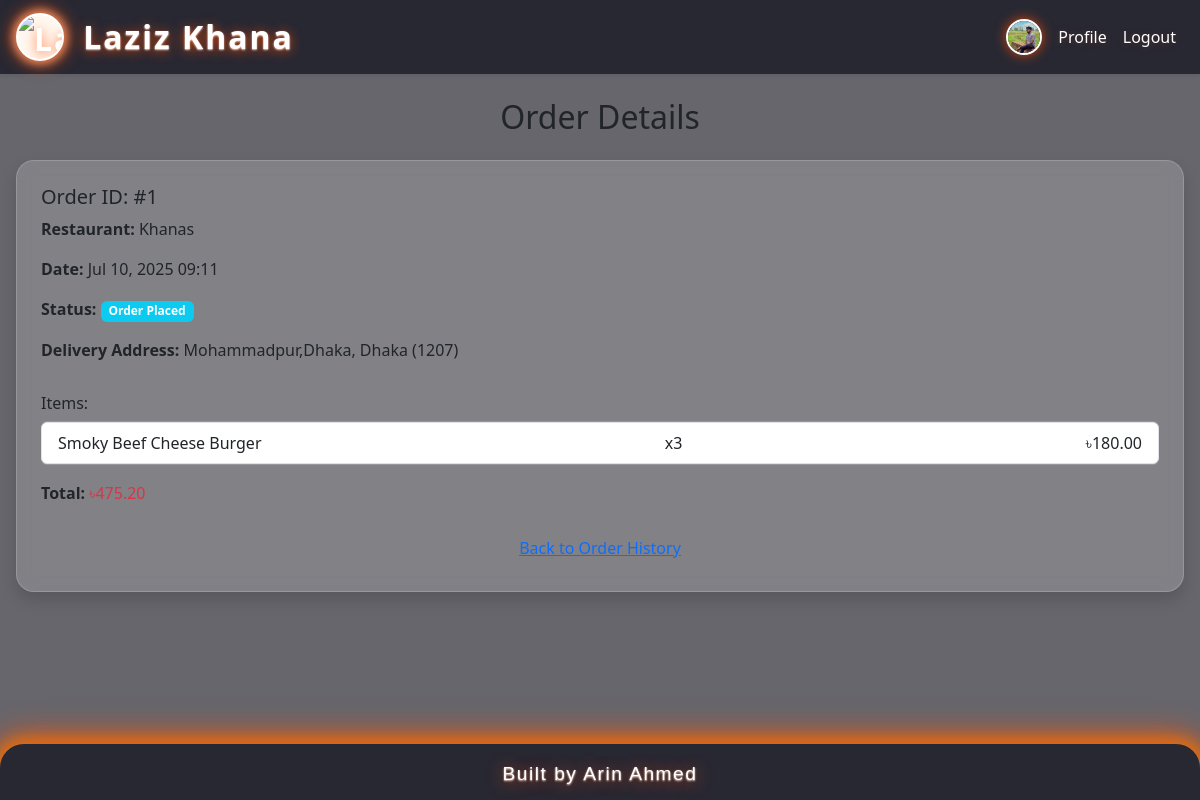
Screenshot of /orders/order/1/ (signed in) with the database file from the repository.
### users/models.py (models this page shows, shortened)
class User(AbstractUser):
    email = models.EmailField(unique=True)
    phone = models.CharField(max_length=20, unique=True)
    profile_picture = models.ImageField(upload_to='profile_pics/', blank=True, null=True)
    REQUIRED_FIELDS = ['email', 'phone']

class Address(models.Model):
    user = models.ForeignKey('User', on_delete=models.CASCADE, related_name='addresses')
    address = models.CharField(max_length=255, default='')
    postal_code = models.CharField(max_length=20, blank=True, default='')
    city = models.CharField(max_length=100, default='Dhaka')
    is_default = models.BooleanField()
    def __str__(self):
        return f"{self.address}, {self.city} ({self.postal_code})"

### orders/models.py (models this page shows, shortened)
class Order(models.Model):
    user = models.ForeignKey(User, on_delete=models.CASCADE, related_name='orders')
    restaurant = models.ForeignKey(Restaurant, on_delete=models.CASCADE, related_name='orders')
    items = models.ManyToManyField(MenuItem, through='OrderItem')
    total = models.DecimalField(max_digits=10, decimal_places=2)
    delivery_address = models.ForeignKey(Address, on_delete=models.SET_NULL, null=True)
    status = models.CharField(max_length=20, choices=ORDER_STATUS_CHOICES, default='placed')
    promo_code = models.ForeignKey(PromoCode, on_delete=models.SET_NULL, null=True, blank=True)
    timestamp = models.DateTimeField(auto_now_add=True)
    estimated_delivery = models.DateTimeField(blank=True, null=True)
    payment_method = models.CharField(
        max_length=20,
        choices=[
            ('bkash', 'bKash'),
            ('nagad', 'Nagad'),
            ('rocket', 'Rocket'),
            ('upay', 'Upay'),
            ('card', 'International Card'),
            ('cod', 'Cash on Delivery'),
        ],
        null=True,
        blank=True
    )

class OrderItem(models.Model):
    order = models.ForeignKey(Order, on_delete=models.CASCADE)
    menu_item = models.ForeignKey(MenuItem, on_delete=models.CASCADE)
    quantity = models.PositiveIntegerField()
    add_ons = models.ManyToManyField(AddOn, blank=True)
    price = models.DecimalField(max_digits=8, decimal_places=2)  # snapshot at order time

### restaurants/models.py (models this page shows, shortened)
class Restaurant(models.Model):
    name = models.CharField(max_length=100)
    logo = models.ImageField(upload_to='restaurant_logos/', blank=True, null=True)
    address = models.CharField(max_length=255)
    contact = models.CharField(max_length=50)
    operating_hours = models.CharField(max_length=100)
    delivery_radius = models.PositiveIntegerField(blank=True, null=True)
    minimum_order = models.DecimalField(max_digits=8, decimal_places=2, blank=True, null=True)
    cuisine_type = models.CharField(max_length=100)
    rating = models.FloatField(blank=True, null=True)
    is_approved = models.BooleanField()
    owner = models.ForeignKey(User, on_delete=models.SET_NULL, null=True, blank=True, related_name='restaurants')

class MenuItem(models.Model):
    name = models.CharField(max_length=100)
    description = models.TextField(blank=True)
    price = models.DecimalField(max_digits=8, decimal_places=2)
    image = models.ImageField(upload_to='menu_items/', blank=True, null=True)
    category = models.ForeignKey(MenuCategory, on_delete=models.CASCADE, related_name='items')
    add_ons = models.ManyToManyField(AddOn, blank=True, related_name='menu_items')
    is_available = models.BooleanField()
    variant = models.CharField(max_length=50, blank=True)  # e.g., small/large

### orders/views.py (the view)
# urls.py: path('order/<int:order_id>/', views.order_detail_view, name='order_detail'),
@login_required
def order_detail_view(request, order_id):
    order = get_object_or_404(Order, pk=order_id, user=request.user)
    can_review = order.status == 'delivered' and not Review.objects.filter(user=request.user, restaurant=order.restaurant, menu_item=None).exists()
    return render(request, 'orders/order_detail.html', {'order': order, 'can_review': can_review})

### orders/templates/orders/order_detail.html (shortened to what this page needs)
{% extends 'base.html' %}
{% block content %}
<div class="container mt-4">
  <h2 class="mb-4 text-center animate__animated animate__fadeInDown">Order Details</h2>
  <div class="card shadow p-4 animate__animated animate__fadeInUp">
    <h5>Order ID: #{{ order.pk }}</h5>
    <p><strong>Restaurant:</strong> {{ order.restaurant.name }}</p>
    <p><strong>Date:</strong> {{ order.timestamp|date:'M d, Y H:i' }}</p>
    <p><strong>Status:</strong> <span class="badge bg-info">{{ order.get_status_display }}</span></p>
    <p><strong>Delivery Address:</strong> {{ order.delivery_address }}</p>
    <h6 class="mt-3">Items:</h6>
    <ul class="list-group mb-3">
      {% for item in order.orderitem_set.all %}
      <li class="list-group-item d-flex justify-content-between align-items-center">
        {{ item.menu_item.name }} <span>x{{ item.quantity }}</span>
        <span>৳{{ item.price }}</span>
      </li>
      {% endfor %}
    </ul>
    <p><strong>Total:</strong> <span class="text-danger">৳{{ order.total }}</span></p>
    <a href="{% url 'order_history' %}" class="btn btn-link mt-2">Back to Order History</a>
  </div>
</div>
{% endblock %}

### users/templates/base.html (shortened to what this page needs)
{% load static %}
<!DOCTYPE html>
<html lang="en">
<head>
    <link href="https://cdn.jsdelivr.net/npm/bootstrap@5.3.2/dist/css/bootstrap.min.css" rel="stylesheet">
    <link rel="stylesheet" href="https://cdnjs.cloudflare.com/ajax/libs/animate.css/4.1.1/animate.min.css"/>
</head>
<body>
<div class="bg-overlay"></div>
<nav class="navbar navbar-expand-lg navbar-dark shadow-sm">
  <div class="container">
    <a class="navbar-brand d-flex align-items-center" href="/">
      <img src="{% static 'img/laziz_khana_logo.png' %}" alt="Laziz Khana Logo" class="logo-icon me-2 animate__animated animate__pulse animate__infinite">
      Laziz Khana
    </a>
    <div class="collapse navbar-collapse" id="navbarNav">
      <ul class="navbar-nav ms-auto">
        {% if user.is_authenticated %}
        <li class="nav-item d-flex align-items-center">
          {% if user.profile_picture %}
            <img src="{{ user.profile_picture.url }}" alt="Profile" class="rounded-circle me-2" style="width:36px;height:36px;object-fit:cover;border:2px solid #fff;box-shadow:0 0 12px #ff4e00cc;">
          {% else %}
            <span class="me-2" style="font-size:1.7rem;line-height:1;vertical-align:middle;">👤</span>
          {% endif %}
          <a class="nav-link" href="{% url 'profile' %}">Profile</a>
        </li>
        <li class="nav-item"><a class="nav-link" href="{% url 'logout' %}">Logout</a></li>
        {% else %}
        <li class="nav-item"><a class="nav-link" href="{% url 'login' %}">Login</a></li>
        <li class="nav-item"><a class="nav-link" href="{% url 'register' %}">Register</a></li>
        {% endif %}
      </ul>
    </div>
  </div>
</nav>
<div class="container-fluid p-0">
  <div class="main-content-responsive">
    {% block content %}{% endblock %}
  </div>
</div>
<footer class="footer">
  Built by Arin Ahmed
</footer>
</body>
</html>

### rows the page displays
User: profile_picture (picture)
Order: pk "1", restaurant.name "Khanas", timestamp "Jul 10, 2025 09:11", status "Order Placed", delivery_address "Mohammadpur,Dhaka, Dhaka (1207)", total "475.20"
OrderItem: menu_item.name "Smoky Beef Cheese Burger", quantity "3", price "180.00"
